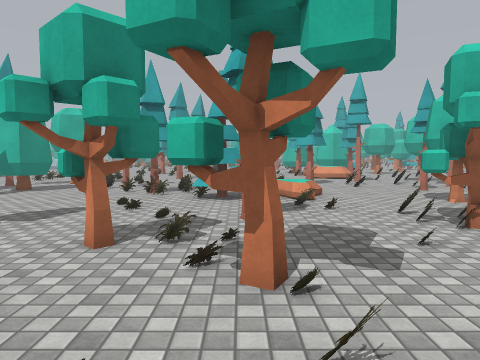
[1] (above)

24 first-person views from a walk through a scene from a Unity 3-D project. The camera is 1.5 m above the floor, tilts 4° down and sees 70° across. The floor is counted in squares, 1 m on a side. Each view is taken from the middle of a square. On the plan, view 1 faces up. The plan holds only what a view shows up to about 16 squares ahead; the rest is blank. The place goes on beyond the plan. The player is left out. Some surface patterns are stand-ins.

[2]
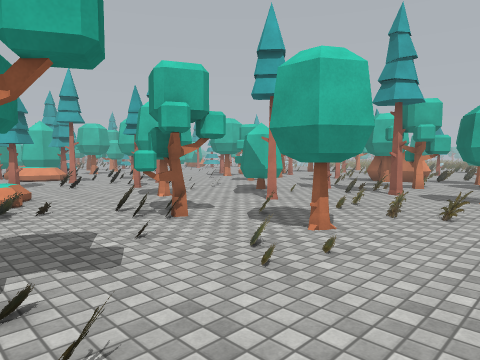

[3]
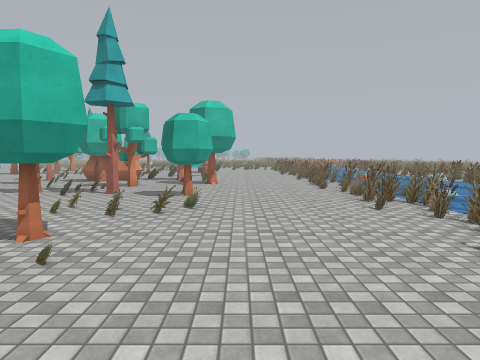

[4]
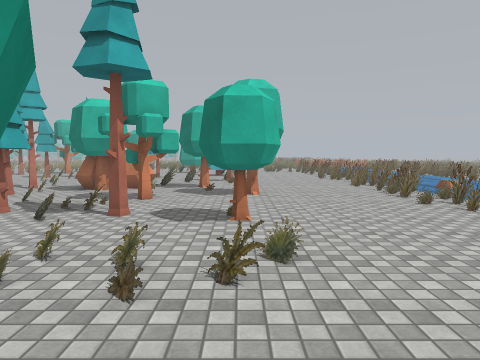

[5]
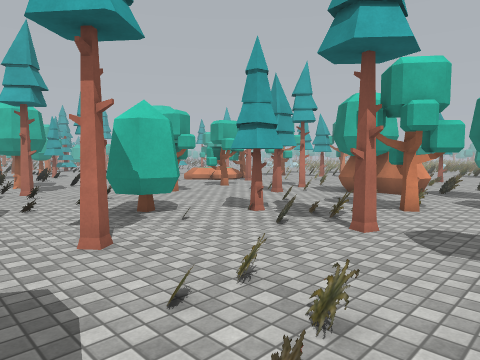

[6]
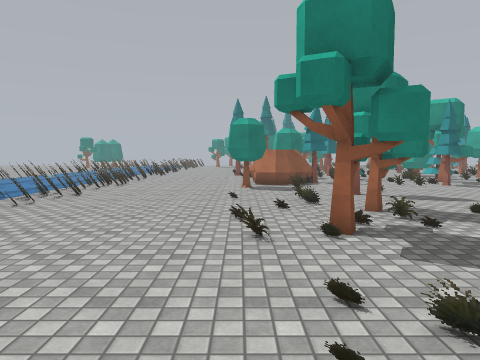

[7]
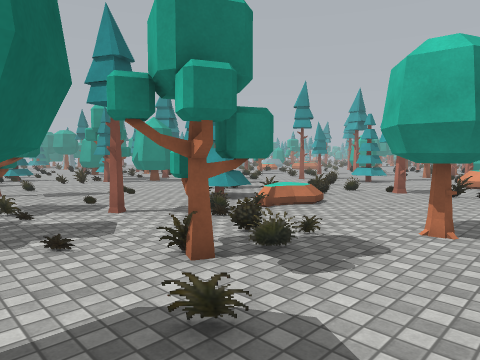

[8]
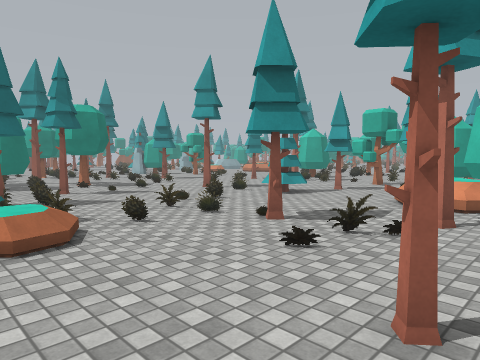

[9]
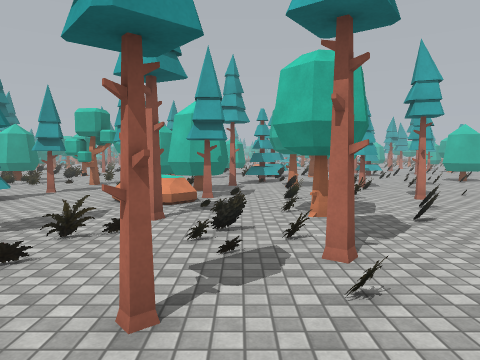

[10]
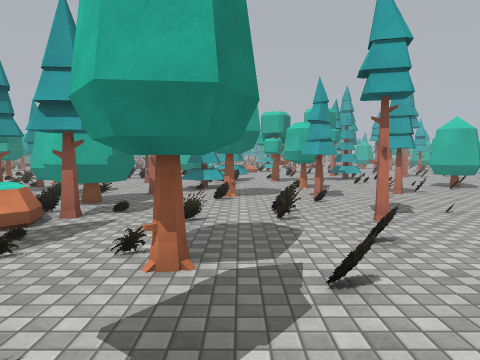

[11]
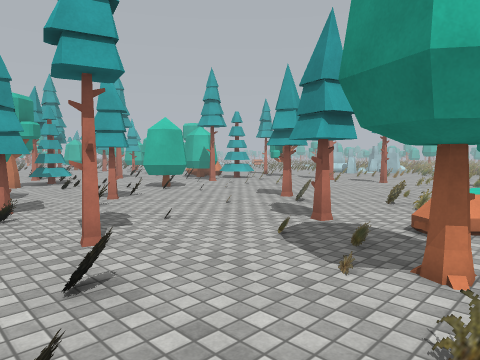

[12]
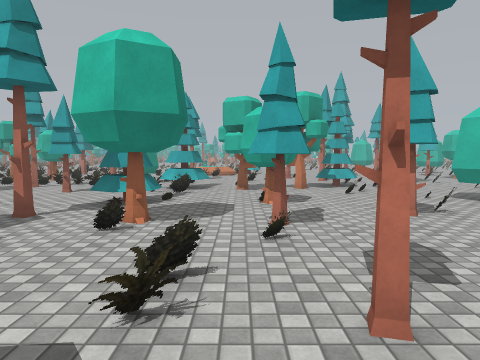

[13]
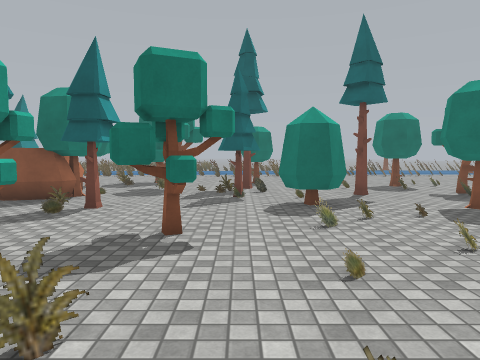

[14]
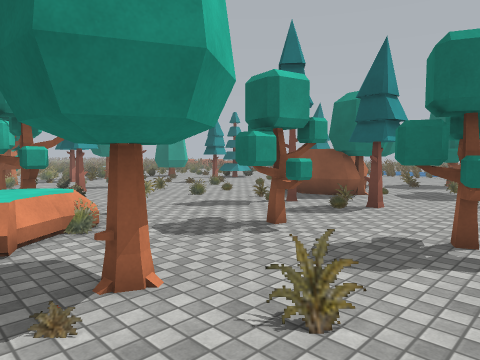

[15]
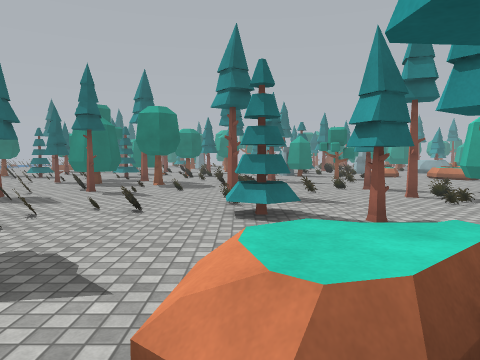

[16]
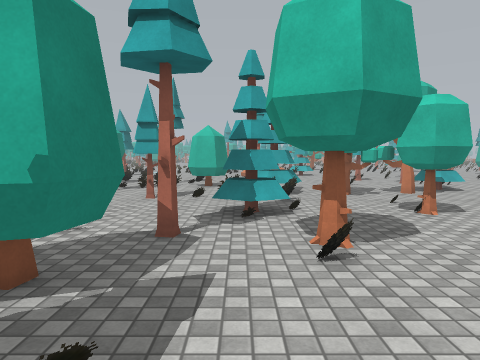

[17]
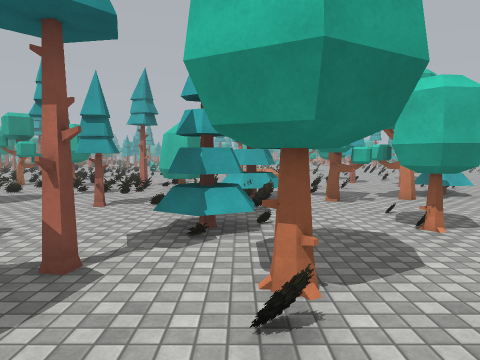

[18]
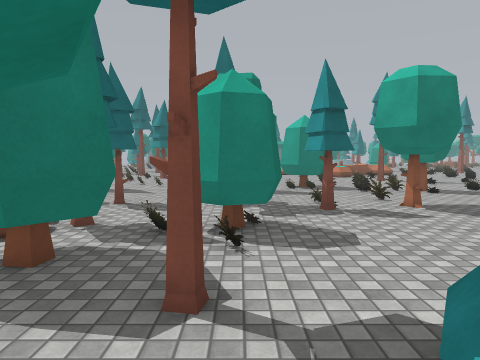

[19]
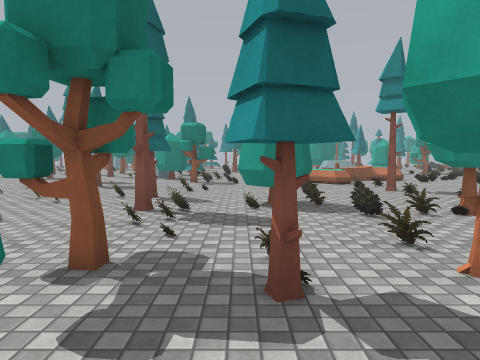

[20]
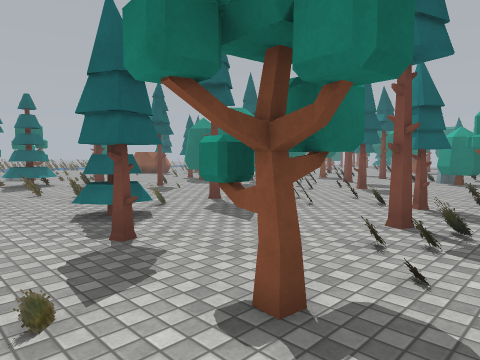

[21]
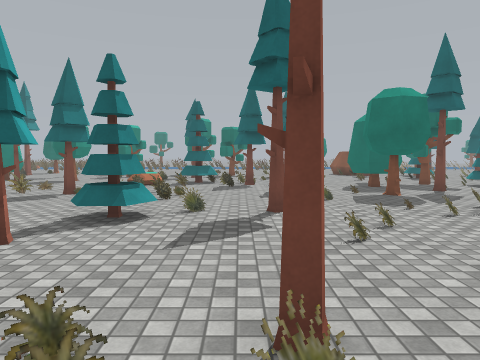

[22]
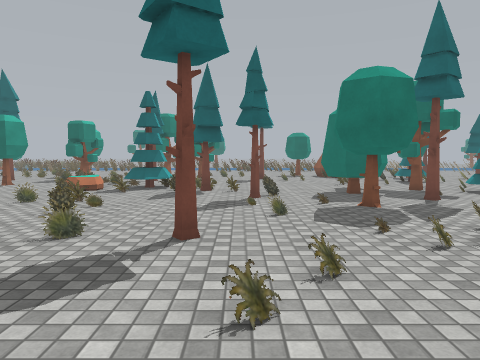

[23]
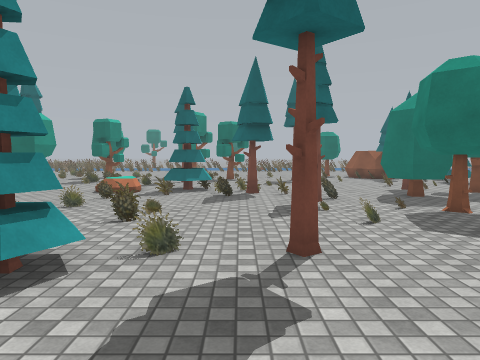

[24]
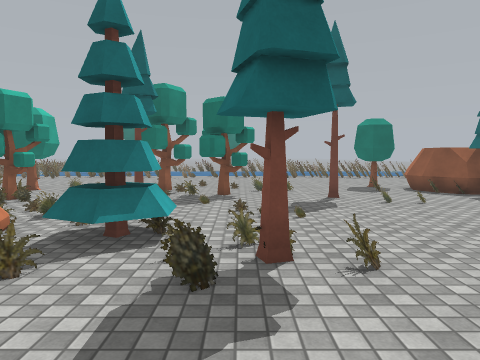

### Floor plan
Key: @ floor where view 1 was taken; # wall or solid block; x gap in a wall; . main floor; : floor 0.25 m higher than the main floor; + floor 0.5 m higher than the main floor; / step, stairs or slope; = window, fence, low wall or low ledge; O other object.
Columns run from 10 left of view 1 to 22 right of it. Each row starts with its distance up from view 1.
 38  O.... OO.....O.....   ...O.OOO
 37 .......OO.....O....=OOO.O.OO...
 36 .................O...#O.OO.....
 35    .=..==.=#O...OO..===.O..... ..
 34    .OO#...=................... .O
 33 ....OOO.....OO......OO... .....OO
 32 .....OO.....#O......OO..OOO.....O
 31 ...............O....O....O......=
 30 ......==..OOO.OOO=..........Ox=..
 29 =..O#..O...O..OO...O.#O.O#..O....
 28 ...OO..........=OOO..##.OO.=.....
 27 ...//..........OOOO......=.......
 26 ..=/.:.....O...OOOO..............
 25 ...............O #O....=.........
 24 .........OOO...O OO..=.=.O......=
 23 .=....O.=OOO.../ /............O..
 22 =.......=........./.....==....O..
 21 ..................//.O...........
 20 ....=.....=......O...#.==..##.OOO
 19 xO#....... ...O....=.......#O..O
 18 .##........==.O.=..==.....=....=
 17 ....OO....=.........OO..........
 16 OO..=.......=................O...
 15 OOO.....=.=.......O......OO.OO...
 14 OO...=OO#.=///........=..O...O...
 13 O......=OOO.+/...................
 12 O........OO.O....#O..........:.O.
 11  ...............OO#..O#.....O. O
 10  ...........=....O...OOO......=OO
  9 ..............==........O.=...#OO
  8 ..........O...OO...O....O.....OO
  7 ....O...O.....O#.......=##.....O
  6 ....O..OO=.......=.....===.OO..OO
  5 .=......OOOO....O.......O..OO...
  4 O=...OO=.OO#..=OO#..........O..#
  3 ##............###O.#=..O......##
  2 OO.......:.=.......=..OO ....O
  1  ...................=..O........
  0  .........@.....................
 -1  ...............................
 -2  ...............................
 -3  ..........   ..................
 -4  ...=.....      =...=....=#.#==.
 -5  ##=##==        #=====#===#=###=

Positions as (right, up) in squares from view 1, and headings:
1: (0, 0), facing up
2: (0, 0), facing up-right
3: (0, 0), facing right
4: (5, 2), facing right
5: (7, 2), facing up-right
6: (7, 2), facing left
7: (9, 4), facing up-left
8: (9, 12), facing up-left
9: (9, 12), facing up
10: (12, 16), facing up
11: (13, 18), facing up-right
12: (14, 21), facing up
13: (14, 21), facing down
14: (14, 21), facing down-right
15: (9, 23), facing left
16: (10, 23), facing up
17: (11, 25), facing up
18: (12, 30), facing left
19: (6, 32), facing left
20: (4, 32), facing down-left
21: (-3, 32), facing down
22: (-5, 29), facing down
23: (-3, 28), facing down
24: (-3, 19), facing down
